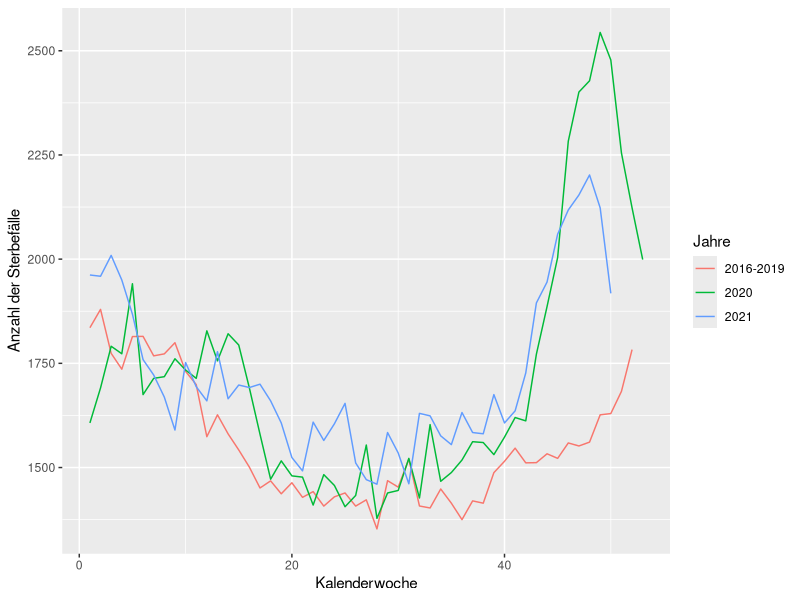
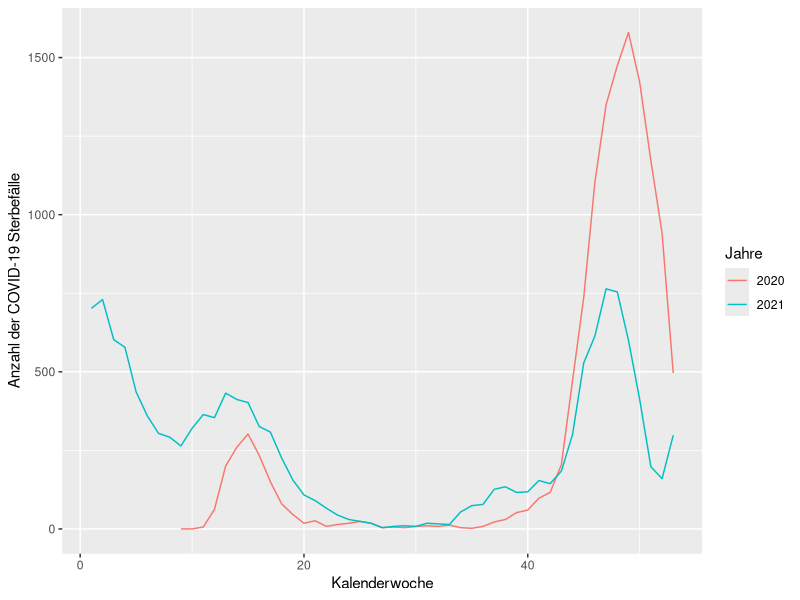

R code for these plots, in order:
## ---- chunk 1
knitr::opts_chunk$set(echo = TRUE)
## ---- chunk 2
library(tidyverse)
library(ggpubr)

library(readxl)
deaths_2016_2021 <- read_excel("deaths_2016_2021.xlsx", 
                               col_names = FALSE, skip = 4)

library(lubridate)

cols <- c("year_kw", 
          "kw", 
          "overall", 
          "0_64_overall", 
          "65_more_overall",
          "men_overall",
          "0_64_men_overall",
          "65_more_men_overall",
          "women_overall",
          "0_64_women_overall",
          "65_more_women_overall")

names(deaths_2016_2021) <- cols

deaths_2016_2021 <- deaths_2016_2021 %>%
  filter(!is.na(overall)) %>%
  select(-kw) %>%
  mutate(year = str_sub(year_kw, 1, 4)) %>%
  mutate(kw = str_sub(year_kw, 5, 6)) %>%
  mutate(year_group = if_else(year == 2021, "2021", if_else(year == 2020, "2020", "2016-2019")))

covid_data <- read_delim("CovidFaelle_Timeline.csv", 
                         ";", escape_double = FALSE, trim_ws = TRUE)

covid_death_data <- covid_data %>%
  select(date = Time, deaths = AnzahlTotTaeglich) %>%
  mutate(date = dmy_hms(date)) %>%
  mutate(year = format(date, "%Y")) %>%
  mutate(week_number = format(date, "%V"))

# Durchschnittliche Todesfälle 2021, 2021, 2016-2019
avg_overall <- deaths_2016_2021 %>%
  group_by(year_group) %>%
  summarise(avg_deaths = mean(overall))

# Comparison of deaths by week number
avg_week_overall <- deaths_2016_2021 %>%
  group_by(year_group, kw) %>%
  summarise(avg_week_deaths = mean(overall)) %>%
  ungroup()

a <- ggplot(avg_week_overall) +
  geom_line(mapping = aes(x = as.numeric(kw), 
                          y = avg_week_deaths, 
                          group = factor(year_group),
                          colour = factor(year_group))) +
  ylab("Anzahl der Sterbefälle") +
  xlab("Kalenderwoche") + 
  labs(color='Jahre') 

# Comparison of covid deaths by week number of 2020 and 2021
avg_week_covid_deaths <- covid_death_data %>%
  group_by(year, week_number) %>%
  summarise(sum_covid_deaths = sum(deaths)) %>%
  ungroup() %>%
  filter(year < "2022")

b <- ggplot(avg_week_covid_deaths) +
  geom_line(mapping = aes(x = as.numeric(week_number), 
                          y = sum_covid_deaths, 
                          group = factor(year),
                          colour = factor(year))) +
  ylab("Anzahl der COVID-19 Sterbefälle") +
  xlab("Kalenderwoche") + 
  labs(color='Jahre') 
## ---- chunk 3
a
## ---- chunk 4
b
